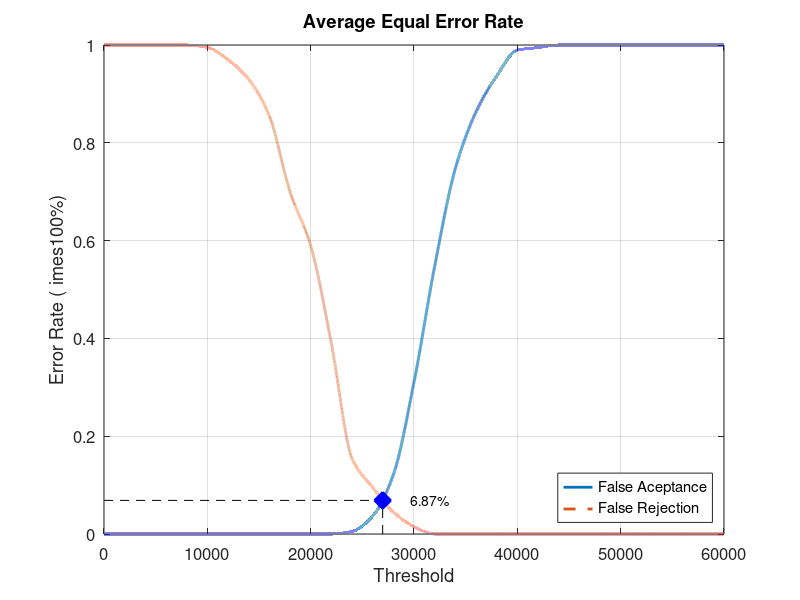
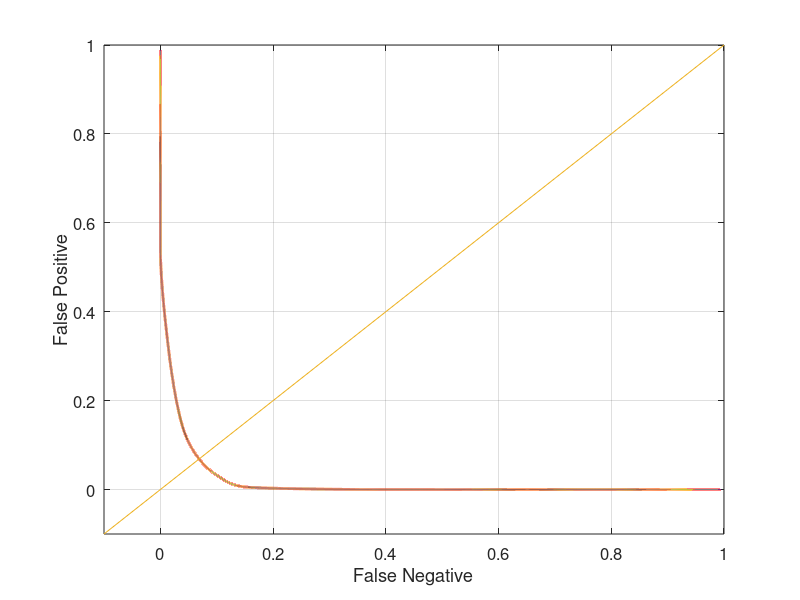

Write the MATLAB code that produced these figures, in order.
close all;
clear;
clc;
x = 0:2000:60000;
xq = 0:0.5:60000;

y0 = [0 0 0 0 0 0 0 0 0 0 0 0 0.00526316 0.0368421 0.121053 0.310526 0.547368 0.747368 0.863158 0.936842 0.989474 0.994737 1 1 1 1 1 1 1 1 1]
yy0 = interp1(x, y0, xq, 'pchip');
y1 = [1 1 1 1 1 0.995 0.97 0.93 0.855 0.7 0.59 0.39 0.155 0.095 0.045 0.015 0 0 0 0 0 0 0 0 0 0 0 0 0 0 0]
yy1 = interp1(x, y1, xq, 'pchip');

% Calculating EER: 
y2 = abs(y0 - y1);
find(y2 == min(y2))
yy2 = abs(yy0 - yy1);
xEER = find(yy2 == min(yy2));
xEERIndex = xq(xEER) % X-axis EER
yEER = yy0(xEER) % Y-axis EER

main = figure
plot(xq, yy0,'-','LineWidth', 2);	hold on
plot(xq, yy1,'--','LineWidth', 2);	hold on
plot([xEERIndex xEERIndex], [0 yEER], 'k--');	hold on
plot([0 xEERIndex], [yEER yEER], 'k--');	hold on
plot(xEERIndex, yEER, 'bx', 'LineWidth', 10);	hold on
text(xEERIndex + 10 * xEERIndex / 100, yEER, [num2str(round((10000 * yEER)) / 100) '%'])
legend('False Aceptance', 'False Rejection', 'Location', 'SouthEast')
xlabel('Threshold')
ylabel('Error Rate (	imes100%)')
title('Average Equal Error Rate')
set(gca, 'FontSize', 12)
axis([0 60000 0 1])
grid on

print(main, 'Database4_2Main', '-dpng');
FNRxFPR = figure('Color', [1 1 1]);
plot(yy1, yy0, '-', yy1, yy0, 'LineWidth', 2);
hold on
y = -0.1:0.1:1
plot(y, y); 
set(gca, 'FontSize', 12)
xlabel('False Negative')
ylabel('False Positive')
axis([-0.1 1 -0.1 1])
set(gca, 'FontSize', 12)
grid on

print(FNRxFPR, 'Database4_2FNRxFPR','-dpng');
